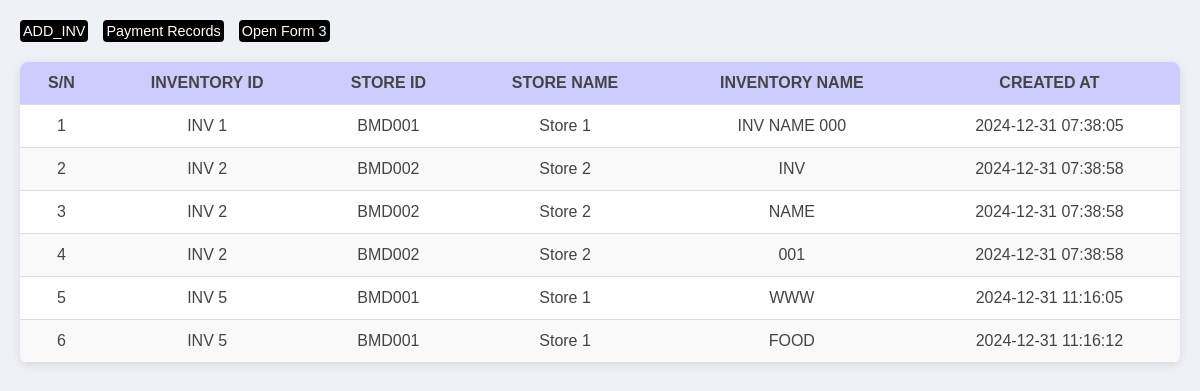
The app's page /view_invantory.php with its own data.
### tables this page shows
CREATE TABLE `add_ivantory_name` (
  `id` int(11) NOT NULL,
  `inventory_id` varchar(50) NOT NULL,
  `store_id` varchar(50) NOT NULL,
  `store_name` varchar(255) NOT NULL,
  `inventory_name` varchar(255) NOT NULL,
  `created_at` timestamp NOT NULL DEFAULT current_timestamp(),
  `Stock_use` enum('Unused','Used') NOT NULL DEFAULT 'Unused',
  `remaining` int(11) NOT NULL DEFAULT 0,
  `use_datetime` datetime DEFAULT NULL,
  `Total_stock` int(11) NOT NULL DEFAULT 1,
  `inventory_status` enum('Active','Inactive') NOT NULL DEFAULT 'Active',
  `Net_payment` decimal(10,2) NOT NULL DEFAULT 0.00
);

### view_invantory.php (the view, shortened to what this page needs)
<?php
$servername = "localhost";
$username = "root";
$password = "";
$dbname = "eds_erp";
$conn = new mysqli($servername, $username, $password, $dbname);
$sql = "SELECT id, inventory_id, store_id, store_name, inventory_name, created_at FROM Add_ivantory_name";
$result = $conn->query($sql);
?>
<!DOCTYPE html>
<html lang="en">
<head>
</head>
<body>
    <div class="button-container">
        <button class="open-popup-btn" onclick="openPopup('popup1')">ADD_INV</button>
        <button class="open-popup-btn" onclick="openPopup('popup2')">Payment Records</button>
        <button class="open-popup-btn" onclick="openPopup('popup3')">Open Form 3</button>
    </div>
    <table>
        <thead>
            <tr>
                <th>S/N</th>
                <th>Inventory ID</th>
                <th>Store ID</th>
                <th>Store Name</th>
                <th>Inventory Name</th>
                <th>Created At</th>
            </tr>
        </thead>
        <tbody>
            <?php
            if ($result->num_rows > 0) {
                while ($row = $result->fetch_assoc()) {
                    echo "<tr>
                            <td>{$row['id']}</td>
                            <td>{$row['inventory_id']}</td>
                            <td>{$row['store_id']}</td>
                            <td>{$row['store_name']}</td>
                            <td>{$row['inventory_name']}</td>
                            <td>{$row['created_at']}</td>
                          </tr>";
                }
            } else {
                echo "<tr><td colspan='6'>No records found</td></tr>";
            }
            ?>
        </tbody>
    </table>
</body>
</html>

### view_invantory.php (style rules this page uses)
body { font-family: 'Arial', sans-serif; margin: 20px; background-color: #eef2f7; color: #444; }
table { width: 100%; border-collapse: collapse; margin-top: 20px; font-size: 1rem; background-color: #fff; box-shadow: 0 2px 10px rgba(0, 0, 0, 0.1); border-radius: 8px; overflow: hidden; }
th, td { padding: 12px 15px; text-align: center; border-bottom: 1px solid #ddd; }
th { background-color: #ccccff; color: #444; text-transform: uppercase; font-weight: bold; }
tr:nth-child(even) { background-color: #f9f9f9; }
button { padding: 3px 3px; background-color: black; color: #fff; border: none; border-radius: 4px; font-size: 0.9rem; cursor: pointer; transition: background-color 0.3s; }
.button-container { display: flex; justify-content: left; align-items: center; gap: 15px; margin-top: 20px; }

### records on screen
add_ivantory_name: id "1", inventory "INV 1", store "BMD001", store_name "Store 1", inventory_name "INV NAME 000", created_at "2024-12-31 07:38:05"
add_ivantory_name: id "2", inventory "INV 2", store "BMD002", store_name "Store 2", inventory_name "INV", created_at "2024-12-31 07:38:58"
add_ivantory_name: id "3", inventory "INV 2", store "BMD002", store_name "Store 2", inventory_name "NAME", created_at "2024-12-31 07:38:58"
add_ivantory_name: id "4", inventory "INV 2", store "BMD002", store_name "Store 2", inventory_name "001", created_at "2024-12-31 07:38:58"
add_ivantory_name: id "5", inventory "INV 5", store "BMD001", store_name "Store 1", inventory_name "WWW", created_at "2024-12-31 11:16:05"
add_ivantory_name: id "6", inventory "INV 5", store "BMD001", store_name "Store 1", inventory_name "FOOD", created_at "2024-12-31 11:16:12"
